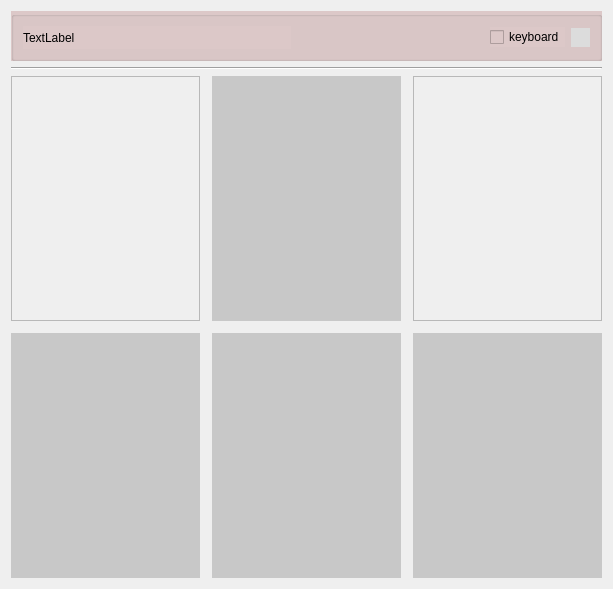
<?xml version="1.0" encoding="UTF-8"?>
<ui version="4.0">
 <class>Form</class>
 <widget class="QWidget" name="Form">
  <property name="geometry">
   <rect>
    <x>0</x>
    <y>0</y>
    <width>613</width>
    <height>589</height>
   </rect>
  </property>
  <property name="sizePolicy">
   <sizepolicy hsizetype="Fixed" vsizetype="Fixed">
    <horstretch>0</horstretch>
    <verstretch>0</verstretch>
   </sizepolicy>
  </property>
  <property name="windowTitle">
   <string>MainWindow123</string>
  </property>
  <layout class="QVBoxLayout" name="verticalLayout">
   <item>
    <layout class="QGridLayout" name="gridLayout">
     <item row="1" column="0">
      <widget class="Line" name="line">
       <property name="sizeIncrement">
        <size>
         <width>0</width>
         <height>1</height>
        </size>
       </property>
       <property name="orientation">
        <enum>Qt::Horizontal</enum>
       </property>
      </widget>
     </item>
     <item row="2" column="0">
      <layout class="QVBoxLayout" name="buttonsLayout" stretch="0,0">
       <property name="spacing">
        <number>12</number>
       </property>
       <item>
        <layout class="QHBoxLayout" name="buttonsFirstRow">
         <item>
          <widget class="QFrame" name="emptyFrameLeft">
           <property name="frameShape">
            <enum>QFrame::StyledPanel</enum>
           </property>
           <property name="frameShadow">
            <enum>QFrame::Raised</enum>
           </property>
          </widget>
         </item>
         <item>
          <widget class="QPushButton" name="forwardButton">
           <property name="sizePolicy">
            <sizepolicy hsizetype="Minimum" vsizetype="Minimum">
             <horstretch>0</horstretch>
             <verstretch>0</verstretch>
            </sizepolicy>
           </property>
           <property name="sizeIncrement">
            <size>
             <width>0</width>
             <height>0</height>
            </size>
           </property>
           <property name="cursor">
            <cursorShape>PointingHandCursor</cursorShape>
           </property>
           <property name="styleSheet">
            <string notr="true">background-color: rgb(200, 200, 200);
border: none;</string>
           </property>
           <property name="text">
            <string/>
           </property>
           <property name="icon">
            <iconset>
             <normaloff>imgs/forwardArrow.png</normaloff>imgs/forwardArrow.png</iconset>
           </property>
           <property name="iconSize">
            <size>
             <width>150</width>
             <height>150</height>
            </size>
           </property>
          </widget>
         </item>
         <item>
          <widget class="QFrame" name="emptyFrameRight">
           <property name="frameShape">
            <enum>QFrame::StyledPanel</enum>
           </property>
           <property name="frameShadow">
            <enum>QFrame::Raised</enum>
           </property>
          </widget>
         </item>
        </layout>
       </item>
       <item>
        <layout class="QHBoxLayout" name="buttonsSecondRow">
         <item>
          <widget class="QPushButton" name="leftButton">
           <property name="sizePolicy">
            <sizepolicy hsizetype="Preferred" vsizetype="Preferred">
             <horstretch>0</horstretch>
             <verstretch>0</verstretch>
            </sizepolicy>
           </property>
           <property name="sizeIncrement">
            <size>
             <width>1</width>
             <height>1</height>
            </size>
           </property>
           <property name="baseSize">
            <size>
             <width>10</width>
             <height>10</height>
            </size>
           </property>
           <property name="cursor">
            <cursorShape>PointingHandCursor</cursorShape>
           </property>
           <property name="autoFillBackground">
            <bool>false</bool>
           </property>
           <property name="styleSheet">
            <string notr="true">background-color: rgb(200, 200, 200);
border: none;</string>
           </property>
           <property name="text">
            <string/>
           </property>
           <property name="icon">
            <iconset>
             <normaloff>../../../../.designer/backup/imgs/leftButton.png</normaloff>../../../../.designer/backup/imgs/leftButton.png</iconset>
           </property>
           <property name="iconSize">
            <size>
             <width>150</width>
             <height>150</height>
            </size>
           </property>
          </widget>
         </item>
         <item>
          <widget class="QPushButton" name="backwardButton">
           <property name="sizePolicy">
            <sizepolicy hsizetype="Preferred" vsizetype="Preferred">
             <horstretch>0</horstretch>
             <verstretch>0</verstretch>
            </sizepolicy>
           </property>
           <property name="cursor">
            <cursorShape>PointingHandCursor</cursorShape>
           </property>
           <property name="styleSheet">
            <string notr="true">background-color: rgb(200, 200, 200);
border: none;</string>
           </property>
           <property name="text">
            <string/>
           </property>
           <property name="icon">
            <iconset>
             <normaloff>../../../../.designer/backup/imgs/backwardButton.png</normaloff>../../../../.designer/backup/imgs/backwardButton.png</iconset>
           </property>
           <property name="iconSize">
            <size>
             <width>150</width>
             <height>150</height>
            </size>
           </property>
          </widget>
         </item>
         <item>
          <widget class="QPushButton" name="rightButton">
           <property name="sizePolicy">
            <sizepolicy hsizetype="Preferred" vsizetype="Preferred">
             <horstretch>0</horstretch>
             <verstretch>0</verstretch>
            </sizepolicy>
           </property>
           <property name="cursor">
            <cursorShape>PointingHandCursor</cursorShape>
           </property>
           <property name="styleSheet">
            <string notr="true">background-color: rgb(200, 200, 200);
border: none;
transform: rotate(45deg);</string>
           </property>
           <property name="text">
            <string/>
           </property>
           <property name="icon">
            <iconset>
             <normaloff>../../../../.designer/backup/imgs/rightButton.png</normaloff>../../../../.designer/backup/imgs/rightButton.png</iconset>
           </property>
           <property name="iconSize">
            <size>
             <width>150</width>
             <height>150</height>
            </size>
           </property>
          </widget>
         </item>
        </layout>
       </item>
      </layout>
     </item>
     <item row="0" column="0">
      <layout class="QVBoxLayout" name="verticalLayout_2">
       <item>
        <widget class="QGroupBox" name="toolbarBox">
         <property name="sizePolicy">
          <sizepolicy hsizetype="Preferred" vsizetype="Preferred">
           <horstretch>0</horstretch>
           <verstretch>0</verstretch>
          </sizepolicy>
         </property>
         <property name="minimumSize">
          <size>
           <width>0</width>
           <height>0</height>
          </size>
         </property>
         <property name="maximumSize">
          <size>
           <width>16777215</width>
           <height>50</height>
          </size>
         </property>
         <property name="styleSheet">
          <string notr="true">QGroupBox {
    background-color: rgb(220, 200, 200);
}</string>
         </property>
         <property name="title">
          <string/>
         </property>
         <layout class="QHBoxLayout" name="horizontalLayout_7">
          <item>
           <widget class="QLabel" name="robotLabel">
            <property name="styleSheet">
             <string notr="true">background-color: rgb(220, 200, 200);</string>
            </property>
            <property name="text">
             <string>TextLabel</string>
            </property>
           </widget>
          </item>
          <item alignment="Qt::AlignRight">
           <widget class="QCheckBox" name="keyboard">
            <property name="baseSize">
             <size>
              <width>0</width>
              <height>0</height>
             </size>
            </property>
            <property name="styleSheet">
             <string notr="true">background-color: rgb(220, 200, 200);</string>
            </property>
            <property name="text">
             <string>keyboard</string>
            </property>
           </widget>
          </item>
          <item>
           <widget class="QToolButton" name="toolButton">
            <property name="cursor">
             <cursorShape>PointingHandCursor</cursorShape>
            </property>
            <property name="styleSheet">
             <string notr="true">background-color:rgb(220, 220, 220);
border: none;
</string>
            </property>
            <property name="text">
             <string/>
            </property>
            <property name="icon">
             <iconset>
              <normaloff>../../../../.designer/backup/imgs/settings1.png</normaloff>../../../../.designer/backup/imgs/settings1.png</iconset>
            </property>
            <property name="checkable">
             <bool>false</bool>
            </property>
           </widget>
          </item>
         </layout>
        </widget>
       </item>
      </layout>
     </item>
    </layout>
   </item>
  </layout>
 </widget>
 <resources/>
 <connections/>
</ui>
